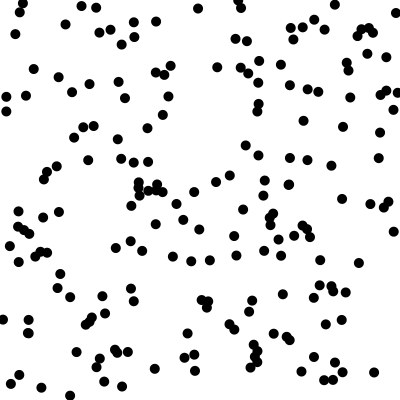
Frame 1 (no input)
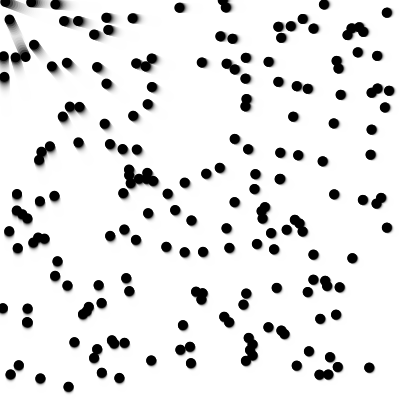
Frame 60 (the mouse pressed at the canvas centre just before this capture)
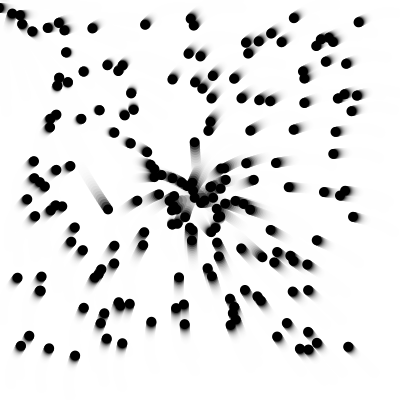
Frame 120 (the mouse held since frame 60 and released just before this capture)

The Processing sketch that drew these frames (run headless with seeded random() and noise(); from frame 60 on, the mouse is pressed at the canvas centre):

// Processing sketch: sketch_08_2d_attraction_balls
// ── sketch_08_2d_attraction_balls.pde
// 引力・斥力モデル

//float vx = 1;  //物体の速度 1フレームあたり何ピクセル進むのか ここでの入力された値は初期の速度
//float vy = 1;  //物体の速度 1フレームあたり何ピクセル進むのか ここでの入力された値は初期の速度
//float x = 200; //物体の位置 ここでの入力された値は初期の位置
//float y = 200; //物体の位置 ここでの入力された値は初期の位置
//float ax = 0;  //加速度
//float ay = 0;  //加速度

int num = 200;
float vx[] = new float[num];
float vy[] = new float[num];
float x[] = new float[num];
float y[] = new float[num];
float ax[] = new float[num];
float ay[] = new float[num];

float magnetism = 2.0; //引力の強さ マイナスにすると斥力になる。
float radius = 5 ; //描画する円の半径

void setup(){
  size(400,400);
  noStroke(); 
  fill(0);
  ellipseMode(RADIUS);
  background(255);
  
  for(int i =0; i< num; i++){
    x[i] = random(width);
    y[i] = random(height);
    vx[i] = 0;
    vy[i] = 0;
    ax[i] = 0;
    ay[i] = 0;
  }
}


void draw(){
  fill(255,255,255,64);
  rect(0,0,width,height);
  
  for(int i=0; i<num; i++){
    float distance = dist(mouseX, mouseY, x[i], y[i]); //dist(x1,y1,x2,y2) ２点間の距離を求める関数
    //加速度は引力の中心からの距離の二乗に反比例する。
    ax[i] = magnetism * (mouseX - x[i]) / (distance * distance); 
    ay[i] = magnetism * (mouseY - y[i]) / (distance * distance);
    vx[i] += ax[i]; // 1フレームあたりaxだけ速度vxを増加する。
    vy[i] += ay[i]; // 1フレームあたりayだけ速度vyを増加する。
    x[i] += vx[i];  // 1フレームあたりvyピクセル進ませる。
    y[i] += vy[i];  // 1フレームあたりvyピクセル進ませる。
    //上下左右の端からはみ出た時の処理を書く。（これまでと同じ）
    fill(0);
    ellipse(x[i],y[i],radius,radius);
  }
  
}
